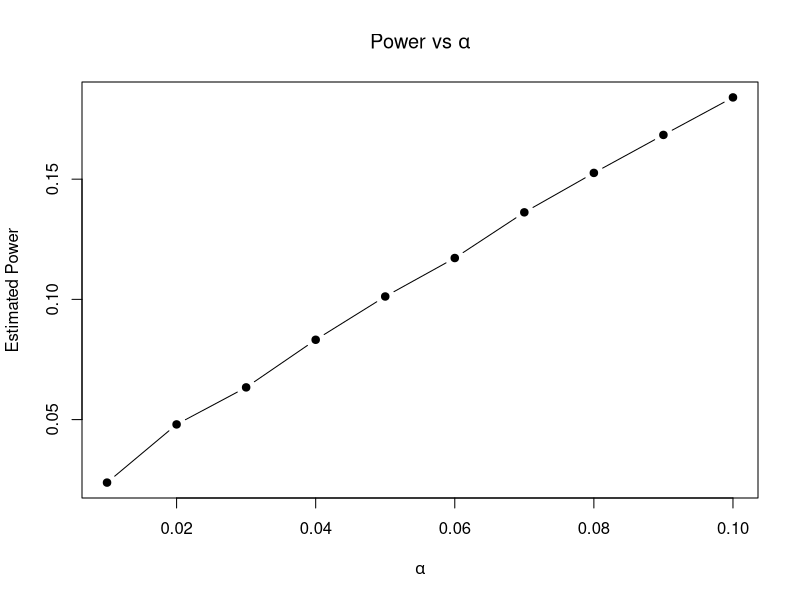

Generate this figure with R:
## ---- chunk 1
set.seed(100)

reps <- 7
ntrt <- 8
nsim <- 5000

generate_rcbd <- function(reps, ntrt,
                          mu = 0,
                          sd_block = 5,
                          sd_error = 10,
                          tau_value = 5) {

  dat <- expand.grid(
    Rep = factor(1:reps),
    Rootstock = factor(1:ntrt)
  )

  beta_j <- rnorm(reps, 0, sd_block)

  tau <- c(0, rep(tau_value, ntrt - 1))

  eps <- rnorm(nrow(dat), 0, sd_error)

  rep_idx <- as.integer(dat$Rep)
  trt_idx <- as.integer(dat$Rootstock)

  dat$y <- mu +
    beta_j[rep_idx] +
    tau[trt_idx] +
    eps

  dat
}

p_values <- numeric(nsim)

for (s in 1:nsim) {

  dat <- generate_rcbd(reps, ntrt, tau_value = 5)

  fit <- aov(y ~ Rootstock + Rep, data = dat)

  p_values[s] <- summary(fit)[[1]]["Rootstock", "Pr(>F)"]
}

# Alpha values
alpha_grid <- seq(0.01, 0.10, by = 0.01)

# Power at each alpha
power <- sapply(alpha_grid, function(a) {
  mean(p_values < a)
})

# Alpha vs Power plot
plot(alpha_grid, power,
     type = "b",
     pch = 19,
     xlab = expression(alpha),
     ylab = "Estimated Power",
     main = expression("Power vs " * alpha))

# Power at alpha = 0.06
power_hat <- mean(p_values < 0.06)

power_hat
